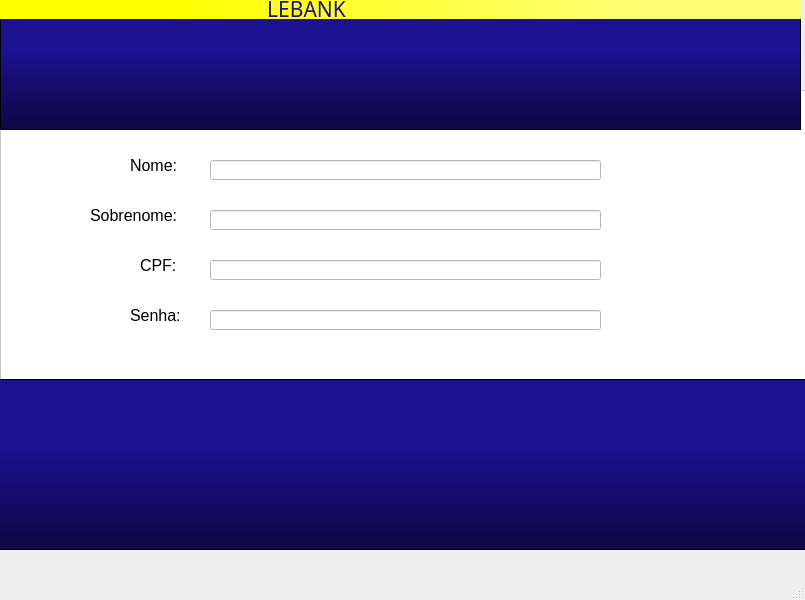
<?xml version="1.0" encoding="UTF-8"?>
<ui version="4.0">
 <class>MainWindow</class>
 <widget class="QMainWindow" name="MainWindow">
  <property name="geometry">
   <rect>
    <x>0</x>
    <y>0</y>
    <width>805</width>
    <height>600</height>
   </rect>
  </property>
  <property name="windowTitle">
   <string>MainWindow</string>
  </property>
  <widget class="QWidget" name="centralwidget">
   <widget class="QFrame" name="frame">
    <property name="geometry">
     <rect>
      <x>0</x>
      <y>-1</y>
      <width>801</width>
      <height>131</height>
     </rect>
    </property>
    <property name="styleSheet">
     <string notr="true">background-color: qlineargradient(spread:pad, x1:0, y1:1, x2:0, y2:0, stop:0.0681818 rgba(14, 8, 73, 255), stop:0.607955 rgba(28, 17, 145, 255));</string>
    </property>
    <property name="frameShape">
     <enum>QFrame::StyledPanel</enum>
    </property>
    <property name="frameShadow">
     <enum>QFrame::Raised</enum>
    </property>
    <widget class="QLabel" name="label">
     <property name="geometry">
      <rect>
       <x>0</x>
       <y>0</y>
       <width>811</width>
       <height>20</height>
      </rect>
     </property>
     <property name="font">
      <font>
       <family>Lucida Calligraphy</family>
       <pointsize>16</pointsize>
      </font>
     </property>
     <property name="focusPolicy">
      <enum>Qt::NoFocus</enum>
     </property>
     <property name="styleSheet">
      <string notr="true">background-color: rgb(255, 255, 0);
color: rgb(28, 17, 145);
background-color: qlineargradient(spread:pad, x1:0, y1:0, x2:1, y2:0, stop:0.210227 rgba(255, 255, 0, 255), stop:0.778409 rgba(255, 255, 117, 255));</string>
     </property>
     <property name="text">
      <string>                                                 LEBANK</string>
     </property>
    </widget>
   </widget>
   <widget class="QFrame" name="frame_2">
    <property name="geometry">
     <rect>
      <x>0</x>
      <y>90</y>
      <width>811</width>
      <height>381</height>
     </rect>
    </property>
    <property name="styleSheet">
     <string notr="true">background-color: rgb(255, 255, 255);</string>
    </property>
    <property name="frameShape">
     <enum>QFrame::StyledPanel</enum>
    </property>
    <property name="frameShadow">
     <enum>QFrame::Raised</enum>
    </property>
    <widget class="QLineEdit" name="lineEdit">
     <property name="geometry">
      <rect>
       <x>210</x>
       <y>70</y>
       <width>391</width>
       <height>20</height>
      </rect>
     </property>
    </widget>
    <widget class="QLabel" name="label_2">
     <property name="geometry">
      <rect>
       <x>130</x>
       <y>60</y>
       <width>51</width>
       <height>31</height>
      </rect>
     </property>
     <property name="font">
      <font>
       <pointsize>12</pointsize>
      </font>
     </property>
     <property name="styleSheet">
      <string notr="true">background-color: rgb(255, 255, 255);</string>
     </property>
     <property name="text">
      <string>Nome:</string>
     </property>
    </widget>
    <widget class="QLabel" name="label_3">
     <property name="geometry">
      <rect>
       <x>90</x>
       <y>110</y>
       <width>91</width>
       <height>31</height>
      </rect>
     </property>
     <property name="font">
      <font>
       <pointsize>12</pointsize>
      </font>
     </property>
     <property name="styleSheet">
      <string notr="true">background-color: rgb(255, 255, 255);</string>
     </property>
     <property name="text">
      <string>Sobrenome:</string>
     </property>
    </widget>
    <widget class="QLineEdit" name="lineEdit_2">
     <property name="geometry">
      <rect>
       <x>210</x>
       <y>120</y>
       <width>391</width>
       <height>20</height>
      </rect>
     </property>
    </widget>
    <widget class="QLabel" name="label_4">
     <property name="geometry">
      <rect>
       <x>140</x>
       <y>160</y>
       <width>41</width>
       <height>31</height>
      </rect>
     </property>
     <property name="font">
      <font>
       <pointsize>12</pointsize>
      </font>
     </property>
     <property name="styleSheet">
      <string notr="true">background-color: rgb(255, 255, 255);</string>
     </property>
     <property name="text">
      <string>CPF:</string>
     </property>
    </widget>
    <widget class="QLineEdit" name="lineEdit_3">
     <property name="geometry">
      <rect>
       <x>210</x>
       <y>170</y>
       <width>391</width>
       <height>20</height>
      </rect>
     </property>
    </widget>
    <widget class="QPushButton" name="pushButton">
     <property name="geometry">
      <rect>
       <x>300</x>
       <y>310</y>
       <width>211</width>
       <height>51</height>
      </rect>
     </property>
     <property name="styleSheet">
      <string notr="true">background-color: rgb(255, 255, 0);</string>
     </property>
     <property name="text">
      <string>CONFIRMAR</string>
     </property>
    </widget>
    <widget class="QLabel" name="label_7">
     <property name="geometry">
      <rect>
       <x>130</x>
       <y>210</y>
       <width>51</width>
       <height>31</height>
      </rect>
     </property>
     <property name="font">
      <font>
       <pointsize>12</pointsize>
      </font>
     </property>
     <property name="styleSheet">
      <string notr="true">background-color: rgb(255, 255, 255);</string>
     </property>
     <property name="text">
      <string>Senha:</string>
     </property>
    </widget>
    <widget class="QLineEdit" name="lineEdit_4">
     <property name="geometry">
      <rect>
       <x>210</x>
       <y>220</y>
       <width>391</width>
       <height>20</height>
      </rect>
     </property>
    </widget>
   </widget>
   <widget class="QFrame" name="frame_3">
    <property name="geometry">
     <rect>
      <x>-1</x>
      <y>379</y>
      <width>811</width>
      <height>171</height>
     </rect>
    </property>
    <property name="styleSheet">
     <string notr="true">background-color: qlineargradient(spread:pad, x1:0, y1:1, x2:0, y2:0, stop:0.0681818 rgba(14, 8, 73, 255), stop:0.607955 rgba(28, 17, 145, 255));
</string>
    </property>
    <property name="frameShape">
     <enum>QFrame::StyledPanel</enum>
    </property>
    <property name="frameShadow">
     <enum>QFrame::Raised</enum>
    </property>
   </widget>
   <zorder>frame_2</zorder>
   <zorder>frame_3</zorder>
   <zorder>frame</zorder>
  </widget>
  <widget class="QMenuBar" name="menubar">
   <property name="geometry">
    <rect>
     <x>0</x>
     <y>0</y>
     <width>805</width>
     <height>21</height>
    </rect>
   </property>
  </widget>
  <widget class="QStatusBar" name="statusbar"/>
 </widget>
 <resources/>
 <connections/>
</ui>
